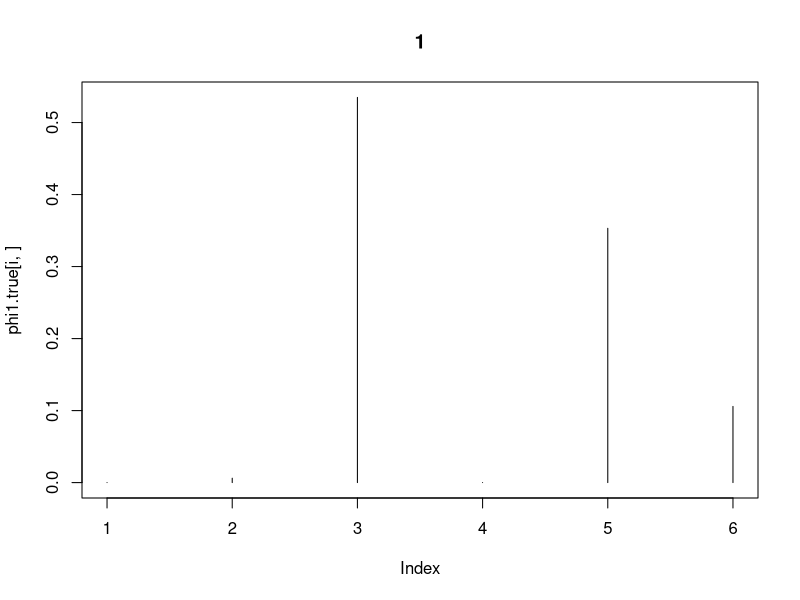
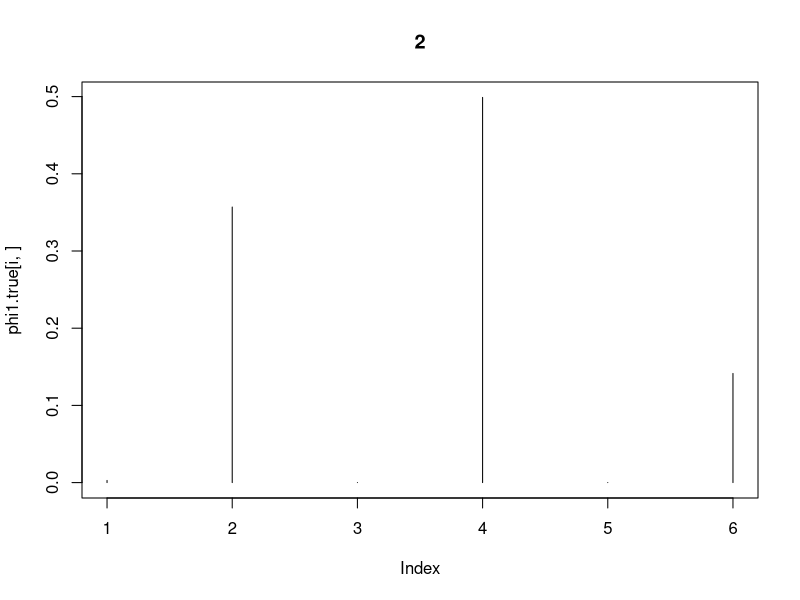
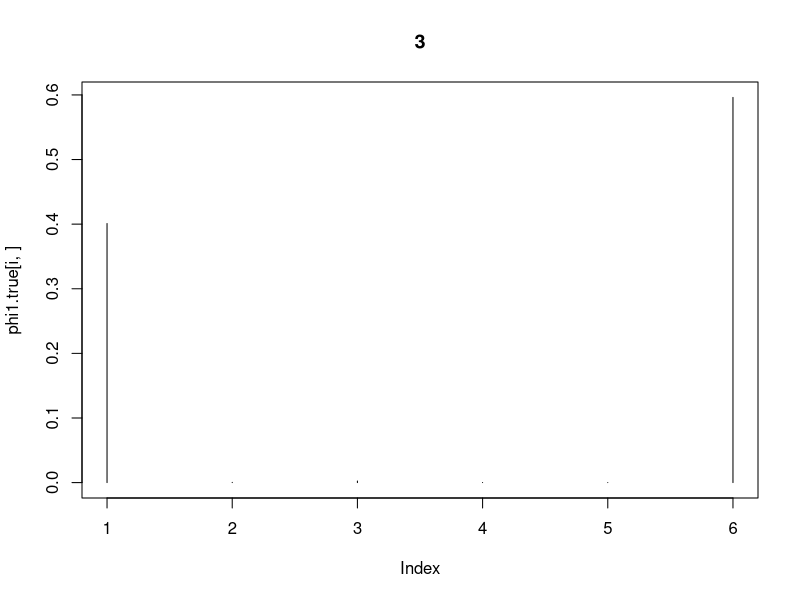
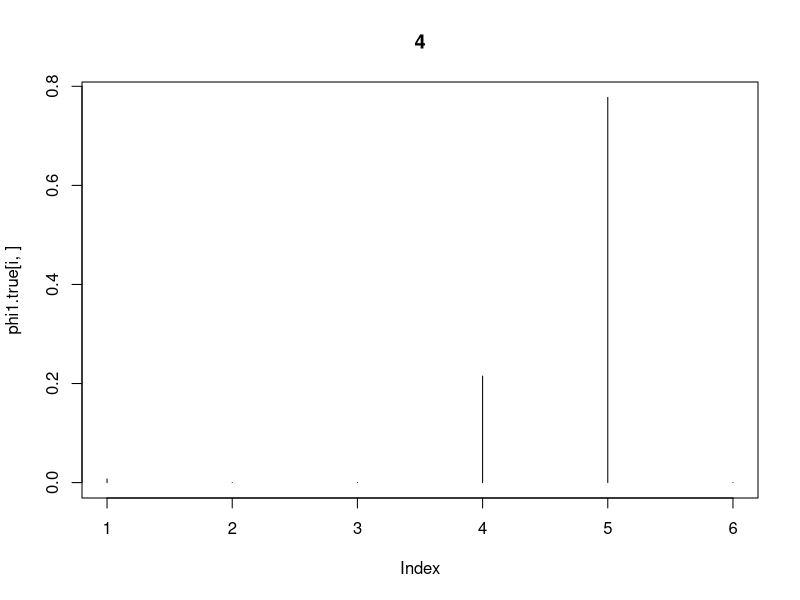
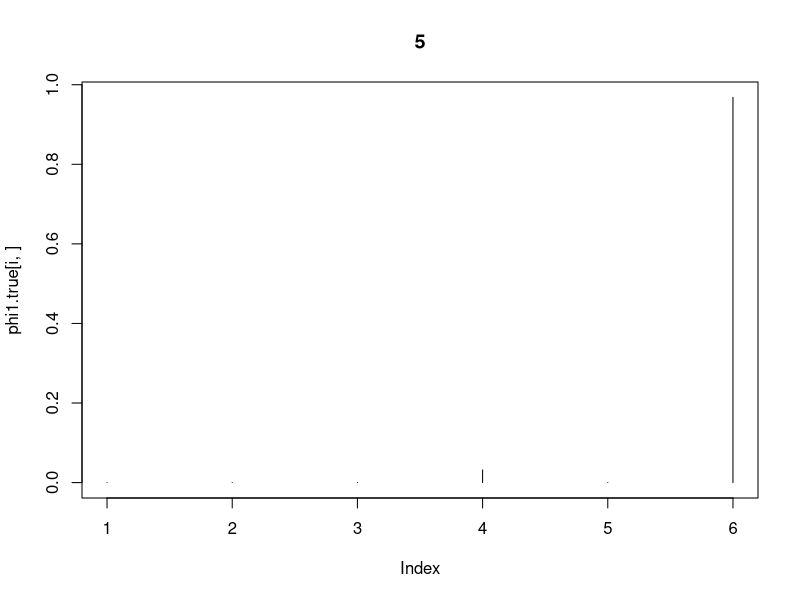
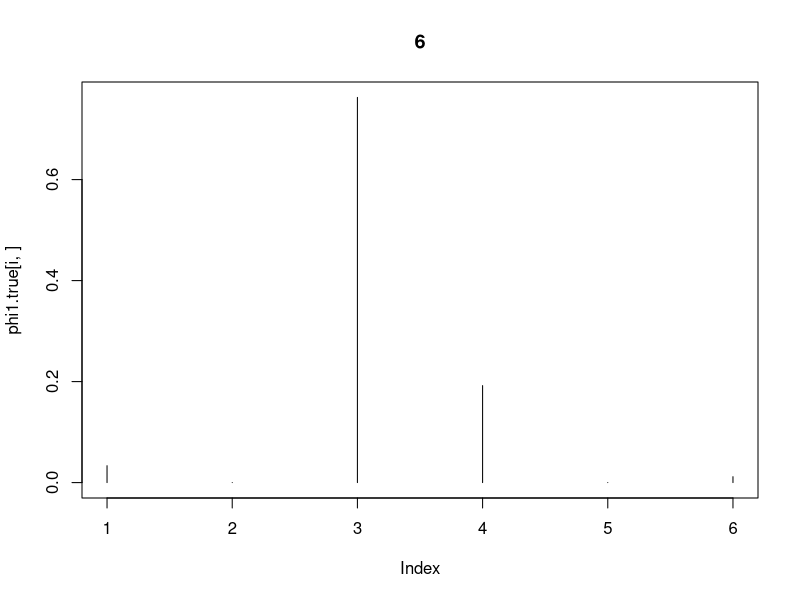
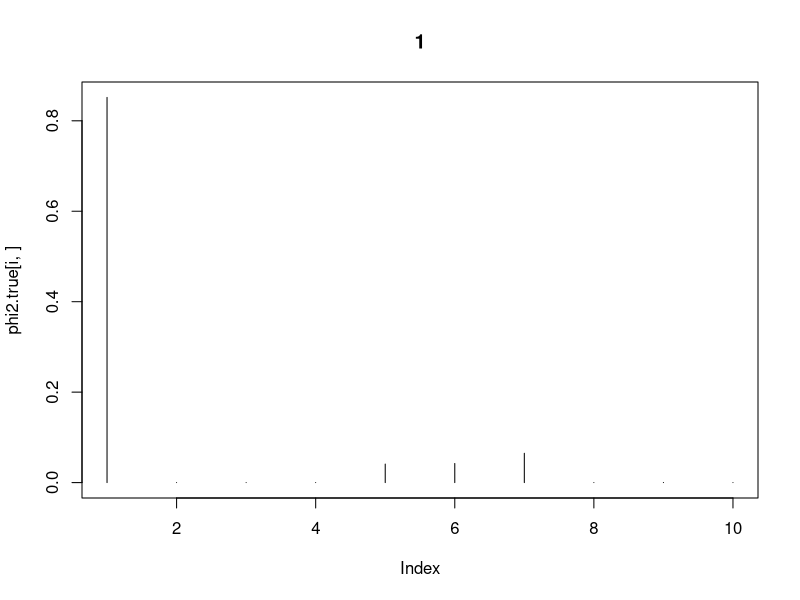
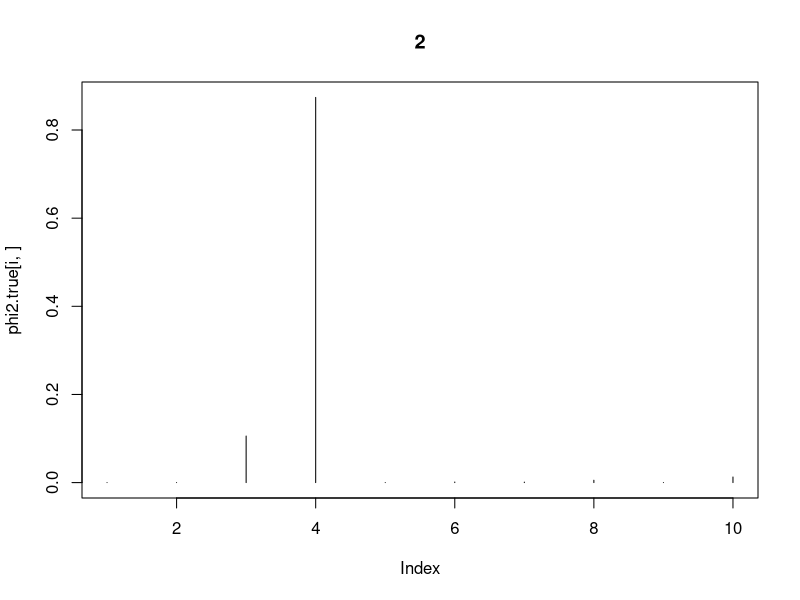

These figures' R source, in order: (Note: this script raises an error after producing the figures.)
rm(list=ls(all=TRUE))
library('MCMCpack')
set.seed(3)

#basic settings
ntsegm.ind=20 #number of time segments per individual
nind=40
nbehavior=6
b1=6
b2=10
nobs.tsegm=100 #number of observations per time segment

#get parameters
phi1.true=phi1=rdirichlet(nbehavior,alpha=rep(0.1,b1))
phi2.true=phi2=rdirichlet(nbehavior,alpha=rep(0.1,b2))
theta.true=theta=rdirichlet(ntsegm.ind*nind,alpha=rep(0.1,nbehavior))

#look at these parameters
for (i in 1:nbehavior) plot(phi1.true[i,],type='h',main=i)
for (i in 1:nbehavior) plot(phi2.true[i,],type='h',main=i)
boxplot(theta)
apply(theta>0.95,2,mean)

#generate data
oo=1
y1=matrix(0,ntsegm.ind*nind,b1)
y2=matrix(0,ntsegm.ind*nind,b2)
info=matrix(0,ntsegm.ind*nind,2)
z2.true=z1.true=matrix(0,ntsegm.ind*nind,nbehavior)
z1.agg.true=array(NA,dim=c(ntsegm.ind*nind,b1,nbehavior))
z2.agg.true=array(NA,dim=c(ntsegm.ind*nind,b2,nbehavior))

for (i in 1:nind){
  for (t in 1:ntsegm.ind){
    z1=rmultinom(1,size=nobs.tsegm,prob=theta[oo,])
    z1.true[oo,]=z1
    z2=rmultinom(1,size=nobs.tsegm,prob=theta[oo,])
    z2.true[oo,]=z1
    
    for (k in 1:nbehavior){
      z1.agg.true[oo,,k]=rmultinom(1,size=z1[k],prob=phi1[k,])
      z2.agg.true[oo,,k]=rmultinom(1,size=z2[k],prob=phi2[k,])
    }
    info[oo,]=c(i,t)
    oo=oo+1
  }
}
y1=apply(z1.agg.true,1:2,sum)
y2=apply(z2.agg.true,1:2,sum)

colnames(y1)=paste0('y1','_',1:b1)
colnames(y2)=paste0('y2','_',1:b2)
colnames(info)=c('ind.id','tsegm')
fim=cbind(info,y1,y2)
image(cbind(y1,y2))

#export fake data
setwd('U:\\GIT_models\\git_LDA_behavior')
write.csv(fim,'fake data.csv',row.names=F)
